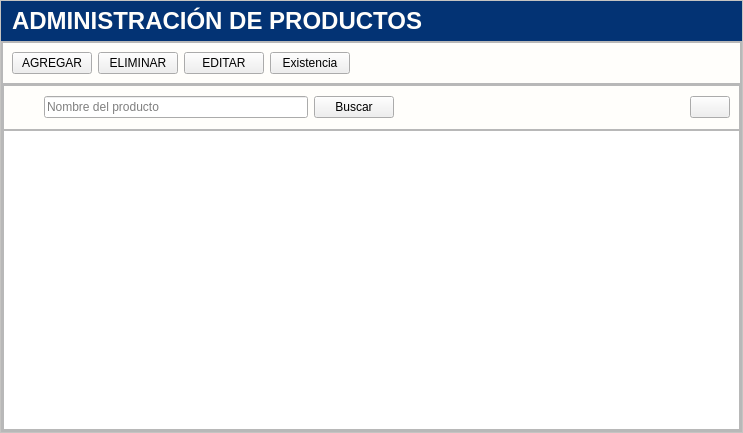
<?xml version="1.0" encoding="UTF-8"?>
<ui version="4.0">
 <class>Control_Productos</class>
 <widget class="QWidget" name="Control_Productos">
  <property name="geometry">
   <rect>
    <x>0</x>
    <y>0</y>
    <width>743</width>
    <height>433</height>
   </rect>
  </property>
  <property name="windowTitle">
   <string>Form</string>
  </property>
  <property name="styleSheet">
   <string notr="true">#Control_Productos{
background: #fffefb;
}
#contenedor{
background: #fffefb;
}
#etiquetaTitulo_productos{
background-color: rgb(3, 51, 116);
color:#fffefb;
font-size: 24px;
font-weight: bold;
padding-left: 5px;
}
[objectName*=&quot;btn_btn_adminProductos&quot;]{
height: 25px;
border:none;
border-radius:5px;
color:#fffefb;
background:#023375;
font-size:12px;
font-family:Arial;
font-weight:bold;
padding-left: 5px;
padding-right:5px;
}
[objectName*=&quot;btn_btn_&quot;]:hover{
background:#2196F3;
}
#btn_btn_agregar:hover{
background:#68a67d;
}
#btn_btn_eliminar:hover{
background:#EE1D52;
}
#etiqueta_buscar{
image: url(:/iconosAzules/Icons/iconos/Azul/buscar_filas_azul.svg);
min-width:25px;
min-height:25px;
}
[objectName*=&quot;txt_&quot;]{
font-size: 14px;
font-family:Arial;
color:#1d1c1c;
background: #F5F5F5;
border:none;
border-bottom:1px solid #1d1c1c;
border-radius: 5px;
}
[objectName*=&quot;txt_&quot;]:focus{
border-bottom:2px solid #023375;
}
/*TABLA*/

[objectName*=&quot;tabla_&quot;] {
    font-family: Arial;
    font-size: 14px;
}

/* Barra vertical */
[objectName*=&quot;tabla_&quot;] QScrollBar:vertical {
    border: 1px solid gray;
    background: #023375;
    width: 12px;  /* Fijamos el tamaño de la barra vertical */
    border-radius: 4px;
    margin: 22px 0 22px 0;
}

/* Manejador de la barra vertical */
[objectName*=&quot;tabla_&quot;] QScrollBar::handle:vertical {
    background: #023375;
    min-height: 20px;  /* Altura mínima del manejador */
    border-radius: 4px;
}

/* Elementos de la flecha de la barra vertical */
[objectName*=&quot;tabla_&quot;] QScrollBar::add-line:vertical,
[objectName*=&quot;tabla_&quot;] QScrollBar::sub-line:vertical {
    background-color: none;
}

/* Barra horizontal */
[objectName*=&quot;tabla_&quot;] QScrollBar:horizontal {
    background: #023375;
    height: 12px;  /* Fijamos el tamaño de la barra horizontal */
    border-radius: 4px;
}

/* Manejador de la barra horizontal */
[objectName*=&quot;tabla_&quot;] QScrollBar::handle:horizontal {
    background: #023375;
    height: 12px;  /* Altura del manejador horizontal */
    border-radius: 4px;
}

/* Encabezados de la tabla */
[objectName*=&quot;tabla_&quot;] QHeaderView::section {
    background-color: #023375;
    color: white;
    font-family: &quot;Arial&quot;;
    font-size: 16px;
    padding: 5px;
    border: 1px solid gray;
}

/* Encabezado horizontal */
[objectName*=&quot;tabla_&quot;] QHeaderView::horizontal {
    background-color: #023375;
    color: white;
}

/* Encabezado vertical */
[objectName*=&quot;tabla_&quot;] QHeaderView::vertical {
    background-color: #023375;
    color: white;
}

</string>
  </property>
  <layout class="QGridLayout" name="gridLayout">
   <property name="leftMargin">
    <number>0</number>
   </property>
   <property name="topMargin">
    <number>0</number>
   </property>
   <property name="rightMargin">
    <number>0</number>
   </property>
   <property name="bottomMargin">
    <number>0</number>
   </property>
   <property name="spacing">
    <number>0</number>
   </property>
   <item row="0" column="0">
    <widget class="QFrame" name="contenedor">
     <property name="frameShape">
      <enum>QFrame::StyledPanel</enum>
     </property>
     <property name="frameShadow">
      <enum>QFrame::Raised</enum>
     </property>
     <layout class="QGridLayout" name="gridLayout_2">
      <property name="leftMargin">
       <number>0</number>
      </property>
      <property name="topMargin">
       <number>0</number>
      </property>
      <property name="rightMargin">
       <number>0</number>
      </property>
      <property name="bottomMargin">
       <number>0</number>
      </property>
      <property name="spacing">
       <number>0</number>
      </property>
      <item row="0" column="0">
       <widget class="QLabel" name="etiquetaTitulo_productos">
        <property name="minimumSize">
         <size>
          <width>0</width>
          <height>40</height>
         </size>
        </property>
        <property name="maximumSize">
         <size>
          <width>16777215</width>
          <height>40</height>
         </size>
        </property>
        <property name="text">
         <string>ADMINISTRACIÓN DE PRODUCTOS</string>
        </property>
       </widget>
      </item>
      <item row="1" column="0">
       <widget class="QFrame" name="frame_2">
        <property name="frameShape">
         <enum>QFrame::StyledPanel</enum>
        </property>
        <property name="frameShadow">
         <enum>QFrame::Raised</enum>
        </property>
        <layout class="QGridLayout" name="gridLayout_5">
         <property name="leftMargin">
          <number>0</number>
         </property>
         <property name="topMargin">
          <number>0</number>
         </property>
         <property name="rightMargin">
          <number>0</number>
         </property>
         <property name="bottomMargin">
          <number>0</number>
         </property>
         <property name="spacing">
          <number>0</number>
         </property>
         <item row="0" column="0">
          <widget class="QFrame" name="contenedor_controles">
           <property name="frameShape">
            <enum>QFrame::StyledPanel</enum>
           </property>
           <property name="frameShadow">
            <enum>QFrame::Raised</enum>
           </property>
           <layout class="QGridLayout" name="gridLayout_3">
            <item row="0" column="0">
             <layout class="QHBoxLayout" name="horizontalLayout">
              <item>
               <widget class="QPushButton" name="btn_btn_adminProductos_agregar">
                <property name="cursor">
                 <cursorShape>PointingHandCursor</cursorShape>
                </property>
                <property name="toolTip">
                 <string>Agregar nuevo producto</string>
                </property>
                <property name="text">
                 <string>AGREGAR</string>
                </property>
                <property name="icon">
                 <iconset resource="../../Source/iconosSVG.qrc">
                  <normaloff>:/iconosBlancos/Icons/iconos/Blanco/agregar_blanco.svg</normaloff>:/iconosBlancos/Icons/iconos/Blanco/agregar_blanco.svg</iconset>
                </property>
                <property name="iconSize">
                 <size>
                  <width>24</width>
                  <height>24</height>
                 </size>
                </property>
               </widget>
              </item>
              <item>
               <widget class="QPushButton" name="btn_btn_adminProductos_eliminar">
                <property name="cursor">
                 <cursorShape>PointingHandCursor</cursorShape>
                </property>
                <property name="toolTip">
                 <string>Eliminar producto</string>
                </property>
                <property name="text">
                 <string>ELIMINAR</string>
                </property>
                <property name="icon">
                 <iconset resource="../../Source/iconosSVG.qrc">
                  <normaloff>:/iconosBlancos/Icons/iconos/Blanco/eliminar_blanco.svg</normaloff>:/iconosBlancos/Icons/iconos/Blanco/eliminar_blanco.svg</iconset>
                </property>
                <property name="iconSize">
                 <size>
                  <width>24</width>
                  <height>24</height>
                 </size>
                </property>
               </widget>
              </item>
              <item>
               <widget class="QPushButton" name="btn_btn_adminProductos_modificar">
                <property name="cursor">
                 <cursorShape>PointingHandCursor</cursorShape>
                </property>
                <property name="toolTip">
                 <string>Editar producto</string>
                </property>
                <property name="text">
                 <string>EDITAR</string>
                </property>
                <property name="icon">
                 <iconset resource="../../Source/iconosSVG.qrc">
                  <normaloff>:/iconosBlancos/Icons/iconos/Blanco/editar_blanco.svg</normaloff>:/iconosBlancos/Icons/iconos/Blanco/editar_blanco.svg</iconset>
                </property>
                <property name="iconSize">
                 <size>
                  <width>24</width>
                  <height>24</height>
                 </size>
                </property>
               </widget>
              </item>
              <item>
               <widget class="QPushButton" name="btn_btn_adminProductos_ExistenciaProducto">
                <property name="text">
                 <string>Existencia</string>
                </property>
               </widget>
              </item>
             </layout>
            </item>
            <item row="0" column="1">
             <spacer name="horizontalSpacer_2">
              <property name="orientation">
               <enum>Qt::Horizontal</enum>
              </property>
              <property name="sizeHint" stdset="0">
               <size>
                <width>40</width>
                <height>20</height>
               </size>
              </property>
             </spacer>
            </item>
           </layout>
          </widget>
         </item>
         <item row="1" column="0">
          <widget class="QFrame" name="contenedor_tabla">
           <property name="frameShape">
            <enum>QFrame::StyledPanel</enum>
           </property>
           <property name="frameShadow">
            <enum>QFrame::Raised</enum>
           </property>
           <layout class="QVBoxLayout" name="verticalLayout">
            <property name="spacing">
             <number>0</number>
            </property>
            <property name="leftMargin">
             <number>0</number>
            </property>
            <property name="topMargin">
             <number>0</number>
            </property>
            <property name="rightMargin">
             <number>0</number>
            </property>
            <property name="bottomMargin">
             <number>0</number>
            </property>
            <item alignment="Qt::AlignVCenter">
             <widget class="QFrame" name="frame">
              <property name="frameShape">
               <enum>QFrame::StyledPanel</enum>
              </property>
              <property name="frameShadow">
               <enum>QFrame::Raised</enum>
              </property>
              <layout class="QHBoxLayout" name="horizontalLayout_2">
               <item>
                <widget class="QLabel" name="etiqueta_buscar">
                 <property name="text">
                  <string/>
                 </property>
                </widget>
               </item>
               <item>
                <widget class="QLineEdit" name="txt_buscar">
                 <property name="placeholderText">
                  <string>Nombre del producto</string>
                 </property>
                 <property name="clearButtonEnabled">
                  <bool>true</bool>
                 </property>
                </widget>
               </item>
               <item alignment="Qt::AlignVCenter">
                <widget class="QPushButton" name="btn_btn_adminProductos_buscar">
                 <property name="cursor">
                  <cursorShape>PointingHandCursor</cursorShape>
                 </property>
                 <property name="toolTip">
                  <string>Buscar producto</string>
                 </property>
                 <property name="text">
                  <string>Buscar</string>
                 </property>
                </widget>
               </item>
               <item>
                <spacer name="horizontalSpacer">
                 <property name="orientation">
                  <enum>Qt::Horizontal</enum>
                 </property>
                 <property name="sizeHint" stdset="0">
                  <size>
                   <width>290</width>
                   <height>20</height>
                  </size>
                 </property>
                </spacer>
               </item>
               <item alignment="Qt::AlignVCenter">
                <widget class="QPushButton" name="btn_btn_adminProductos_ActualizarTablaProductos">
                 <property name="toolTip">
                  <string>Actualizar tabla productos</string>
                 </property>
                 <property name="text">
                  <string/>
                 </property>
                 <property name="icon">
                  <iconset resource="../../Source/iconosSVG.qrc">
                   <normaloff>:/iconosBlancos/Icons/iconos/Blanco/actualizar_blanco.svg</normaloff>:/iconosBlancos/Icons/iconos/Blanco/actualizar_blanco.svg</iconset>
                 </property>
                </widget>
               </item>
              </layout>
             </widget>
            </item>
            <item>
             <widget class="QTableView" name="tabla_productos"/>
            </item>
           </layout>
          </widget>
         </item>
        </layout>
       </widget>
      </item>
     </layout>
    </widget>
   </item>
  </layout>
 </widget>
 <resources>
  <include location="../../Source/ibootstrap.qrc"/>
  <include location="../../Source/iconosSVG.qrc"/>
 </resources>
 <connections/>
</ui>
